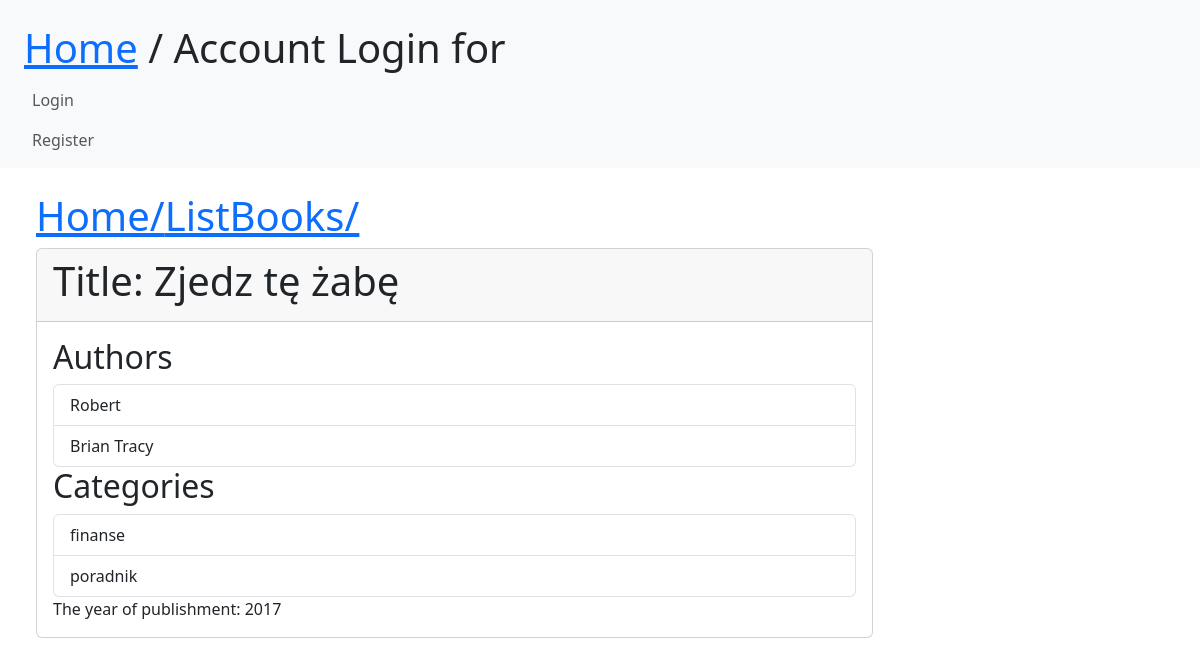
/books/1/, run on an earlier commit of the app's database.
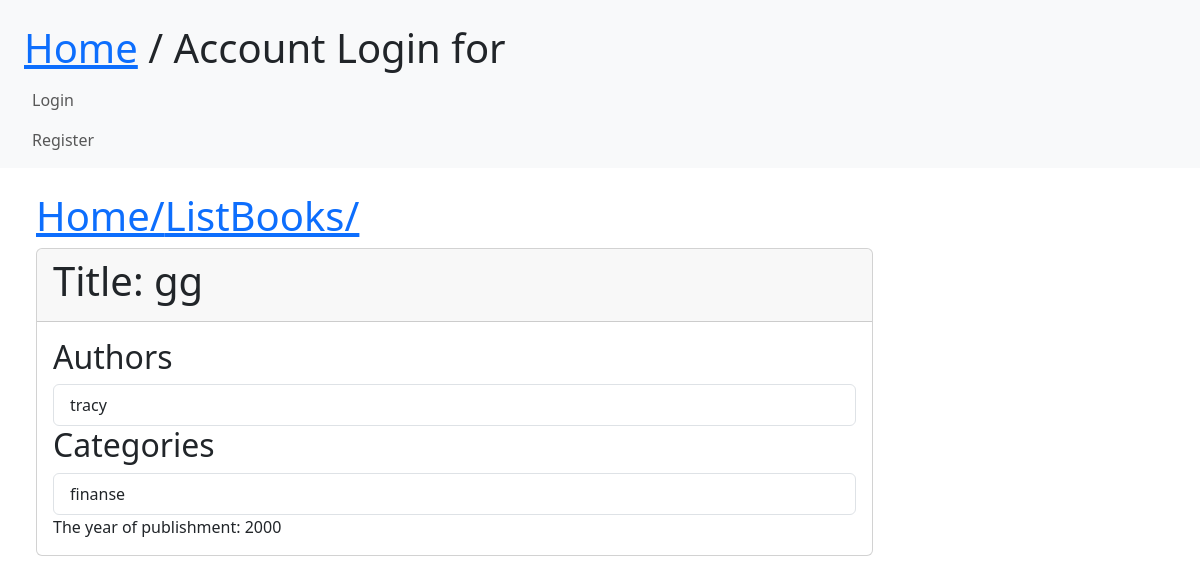
And on a later commit of the database.
### media/models.py (models this page shows, shortened)
class Book(models.Model):
    title = models.CharField(max_length=150)
    year = models.IntegerField(validators=[validate_year])
    authors = models.ManyToManyField(Author, related_name="books")
    categories = models.ManyToManyField(Category)

class Author(models.Model):
    fullname = models.CharField(max_length=128, null=True)
    def __str__(self):
        return self.fullname

class Category(models.Model):
    name = models.CharField(max_length=64)
    def __str__(self):
        return self.name

### media/views.py (the view)
# urls.py: path('books/<int:pk>/', BookDetailView.as_view(), name='detail_books'),
class BookDetailView(View):
    def get(self, request, pk):
        ksiazka = Book.objects.get(pk=pk)
        form = BookAddForm()
        return render(request, 'detailbook.html', {'book': ksiazka, 'form':form})

### media/templates/detailbook.html (shortened to what this page needs)
{% extends 'base.html' %}
{% block content %}
<body>
<h1 class="text-2xl leading-none text-gray-900 tracking-tight mt-3"><a href="/">Home/</a><a href="/books/">ListBooks/</a> </h1>
</body>
<div class="card w-75">
    <div class="card-header">
        <h1> Title: {{ book.title }}</h1>
    </div>
    <div class="card-body">
        <h2> Authors</h2>
        <ul class="list-group">
            {% for author in book.authors.all %}
            <li class="list-group-item">{{ author }}</li>
            {% endfor %}
        </ul>
        <h2> Categories</h2>
        <ul class="list-group">
            {% for category in book.categories.all %}
            <li class="list-group-item">{{ category }}</li>
            {% endfor %}
        </ul>
        <div> The year of publishment: {{ book.year}}</div>
    </div>
</div>
{% endblock %}

What changed in the data, as far as the page shows it:
no longer on this page (row edited): Author: fullname "Brian Tracy"
no longer on this page (row unchanged): Category: name "poradnik"
changed Book: title "Zjedz tę żabę" → "gg"; year "2017" → "2000"
changed Author: fullname "Robert" → "tracy"
